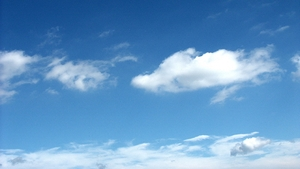
#> input picture mysite/media/thumbnail_small/sky.jpg, 300 x 169 px, found by its file name
$ python test.py   (older library calls are emulated)
#> lines starting #> are read from the running program, lines starting #| are printed output that depends on the picture
import scipy.misc
import cv2
from PIL import Image

# 축소할 이미지 사이즈(w,h)
width = 100
height = 128

# 이미지가 있는 폴더 경로
file_path ='C:/Users/onycom/Desktop/'
# 가져올 이미지 이름
file_name = 'sky.jpg'
image_path = file_path + file_name

# 압축정도
value = 90

# 이미지 축소
def ImgResize(x):
    # cv2.imread : x 이미지를 cv2.imread를 통해 읽어와 resize함. (1 = color, 0 = gray scale)
    # cv2.resize : width,height 만큼 resize함. 축소를 위해 보간은 cv2.INTER_AREA
#> called with x = 'C:/Users/onycom/Desktop/sky.jpg'
    x2 = cv2.resize(cv2.imread(x,1),(width,height), interpolation = cv2.INTER_AREA)
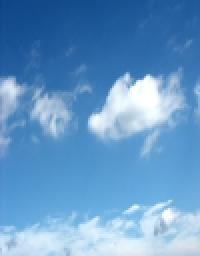
#> x2: shape (128, 100, 3) (shown 2 times larger); mean B, G, R 199.4, 152.3, 100.7
    # cv2 함수는 BGR로 이미지를 받아오기 때문에 RGB로 변환
    temp = cv2.cvtColor(x2, cv2.COLOR_BGR2RGB)
    # temp를 폴더경로에 'bolg_icon.jpg'이름으로 저장.
    scipy.misc.imsave(file_path+'blog_icon.jpg', temp)

# 이미지 압축
def ImgCompress(x):
#> called with x = 'C:/Users/onycom/Desktop/sky.jpg'
    with Image.open(x) as im:
        # 이미지를 불러와 value만큼 축소하여 폴더경로에 'compression_image.jpg' 이름으로 저장.
        im.save(file_path+'compression_image.jpg',quality = value)

ImgResize(image_path)
ImgCompress(image_path)
print()
print('successful !')

$ run again, with mysite/media/thumbnail_small/o.jpg copied over mysite/media/thumbnail_small/sky.jpg
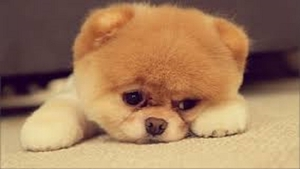
#> input picture mysite/media/thumbnail_small/o.jpg, 300 x 169 px, found by its file name
#> in ImgResize, `x2 = cv2.resize(cv2.imread(x,1),(width,height), interpolation = cv2.IN..`:
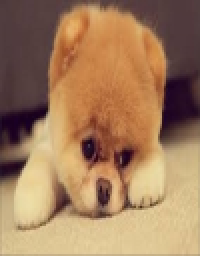
#> x2: shape (128, 100, 3) (shown 2 times larger); mean B, G, R 92.1, 125.4, 162.9

$ run again, with mysite/media/thumbnail_small/a.png saved as mysite/media/thumbnail_small/sky.jpg
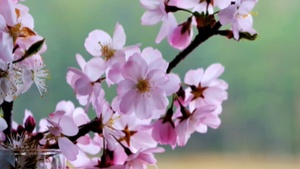
#> input picture mysite/media/thumbnail_small/a.png, 300 x 169 px, found by its file name
#> in ImgResize, `x2 = cv2.resize(cv2.imread(x,1),(width,height), interpolation = cv2.IN..`:
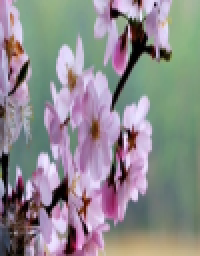
#> x2: shape (128, 100, 3) (shown 2 times larger); mean B, G, R 141.8, 138.8, 142.3
